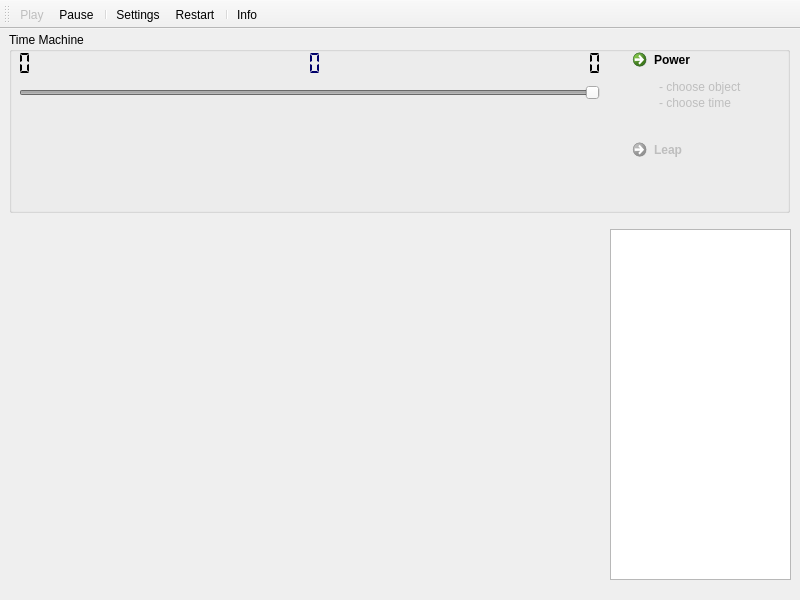
<?xml version="1.0" encoding="UTF-8"?>
<ui version="4.0">
 <class>MainWindow</class>
 <widget class="QMainWindow" name="MainWindow">
  <property name="windowModality">
   <enum>Qt::NonModal</enum>
  </property>
  <property name="geometry">
   <rect>
    <x>0</x>
    <y>0</y>
    <width>800</width>
    <height>600</height>
   </rect>
  </property>
  <property name="sizePolicy">
   <sizepolicy hsizetype="Preferred" vsizetype="Preferred">
    <horstretch>0</horstretch>
    <verstretch>0</verstretch>
   </sizepolicy>
  </property>
  <property name="minimumSize">
   <size>
    <width>800</width>
    <height>600</height>
   </size>
  </property>
  <property name="maximumSize">
   <size>
    <width>800</width>
    <height>600</height>
   </size>
  </property>
  <property name="windowTitle">
   <string>LifeTime 1.0</string>
  </property>
  <property name="dockOptions">
   <set>QMainWindow::AllowTabbedDocks|QMainWindow::AnimatedDocks</set>
  </property>
  <property name="unifiedTitleAndToolBarOnMac">
   <bool>false</bool>
  </property>
  <widget class="QWidget" name="centralWidget">
   <widget class="QGroupBox" name="groupBox_2">
    <property name="geometry">
     <rect>
      <x>9</x>
      <y>3</y>
      <width>781</width>
      <height>181</height>
     </rect>
    </property>
    <property name="minimumSize">
     <size>
      <width>200</width>
      <height>50</height>
     </size>
    </property>
    <property name="maximumSize">
     <size>
      <width>16777215</width>
      <height>16777215</height>
     </size>
    </property>
    <property name="title">
     <string>Time Machine</string>
    </property>
    <widget class="QSlider" name="sliderTime">
     <property name="enabled">
      <bool>false</bool>
     </property>
     <property name="geometry">
      <rect>
       <x>10</x>
       <y>51</y>
       <width>581</width>
       <height>20</height>
      </rect>
     </property>
     <property name="sizePolicy">
      <sizepolicy hsizetype="Expanding" vsizetype="Fixed">
       <horstretch>0</horstretch>
       <verstretch>0</verstretch>
      </sizepolicy>
     </property>
     <property name="minimum">
      <number>1</number>
     </property>
     <property name="value">
      <number>99</number>
     </property>
     <property name="orientation">
      <enum>Qt::Horizontal</enum>
     </property>
    </widget>
    <widget class="QWidget" name="verticalLayoutWidget">
     <property name="geometry">
      <rect>
       <x>10</x>
       <y>80</y>
       <width>581</width>
       <height>91</height>
      </rect>
     </property>
     <layout class="QVBoxLayout" name="verticalLayout_1"/>
    </widget>
    <widget class="QCommandLinkButton" name="btnLeap">
     <property name="enabled">
      <bool>false</bool>
     </property>
     <property name="geometry">
      <rect>
       <x>616</x>
       <y>100</y>
       <width>161</width>
       <height>40</height>
      </rect>
     </property>
     <property name="text">
      <string>Leap</string>
     </property>
     <property name="icon">
      <iconset>
       <normaloff>res/jump.ico</normaloff>res/jump.ico</iconset>
     </property>
    </widget>
    <widget class="QCommandLinkButton" name="btnOn">
     <property name="enabled">
      <bool>true</bool>
     </property>
     <property name="geometry">
      <rect>
       <x>616</x>
       <y>10</y>
       <width>161</width>
       <height>40</height>
      </rect>
     </property>
     <property name="text">
      <string>Power</string>
     </property>
     <property name="icon">
      <iconset>
       <normaloff>res/on.ico</normaloff>res/on.ico</iconset>
     </property>
     <property name="iconSize">
      <size>
       <width>20</width>
       <height>20</height>
      </size>
     </property>
    </widget>
    <widget class="QLCDNumber" name="lcd2">
     <property name="geometry">
      <rect>
       <x>530</x>
       <y>16</y>
       <width>64</width>
       <height>31</height>
      </rect>
     </property>
     <property name="frameShape">
      <enum>QFrame::NoFrame</enum>
     </property>
     <property name="segmentStyle">
      <enum>QLCDNumber::Flat</enum>
     </property>
    </widget>
    <widget class="QLCDNumber" name="lcd0">
     <property name="geometry">
      <rect>
       <x>-40</x>
       <y>16</y>
       <width>64</width>
       <height>31</height>
      </rect>
     </property>
     <property name="layoutDirection">
      <enum>Qt::RightToLeft</enum>
     </property>
     <property name="frameShape">
      <enum>QFrame::NoFrame</enum>
     </property>
     <property name="segmentStyle">
      <enum>QLCDNumber::Flat</enum>
     </property>
    </widget>
    <widget class="QLCDNumber" name="lcd1">
     <property name="geometry">
      <rect>
       <x>250</x>
       <y>16</y>
       <width>64</width>
       <height>31</height>
      </rect>
     </property>
     <property name="palette">
      <palette>
       <active>
        <colorrole role="WindowText">
         <brush brushstyle="SolidPattern">
          <color alpha="255">
           <red>0</red>
           <green>0</green>
           <blue>106</blue>
          </color>
         </brush>
        </colorrole>
       </active>
       <inactive>
        <colorrole role="WindowText">
         <brush brushstyle="SolidPattern">
          <color alpha="255">
           <red>0</red>
           <green>0</green>
           <blue>106</blue>
          </color>
         </brush>
        </colorrole>
       </inactive>
       <disabled>
        <colorrole role="WindowText">
         <brush brushstyle="SolidPattern">
          <color alpha="255">
           <red>120</red>
           <green>120</green>
           <blue>120</blue>
          </color>
         </brush>
        </colorrole>
       </disabled>
      </palette>
     </property>
     <property name="font">
      <font>
       <weight>50</weight>
       <bold>false</bold>
      </font>
     </property>
     <property name="frameShape">
      <enum>QFrame::NoFrame</enum>
     </property>
     <property name="segmentStyle">
      <enum>QLCDNumber::Flat</enum>
     </property>
    </widget>
    <widget class="QLabel" name="labelChooseObject">
     <property name="enabled">
      <bool>false</bool>
     </property>
     <property name="geometry">
      <rect>
       <x>650</x>
       <y>47</y>
       <width>91</width>
       <height>16</height>
      </rect>
     </property>
     <property name="font">
      <font>
       <weight>50</weight>
       <bold>false</bold>
      </font>
     </property>
     <property name="text">
      <string>- choose object</string>
     </property>
    </widget>
    <widget class="QLabel" name="labelChooseDate">
     <property name="enabled">
      <bool>false</bool>
     </property>
     <property name="geometry">
      <rect>
       <x>650</x>
       <y>63</y>
       <width>91</width>
       <height>16</height>
      </rect>
     </property>
     <property name="text">
      <string>- choose time</string>
     </property>
    </widget>
   </widget>
   <widget class="QWidget" name="verticalLayoutWidget_2">
    <property name="geometry">
     <rect>
      <x>20</x>
      <y>200</y>
      <width>581</width>
      <height>351</height>
     </rect>
    </property>
    <layout class="QVBoxLayout" name="verticalLayout_2"/>
   </widget>
   <widget class="QTreeWidget" name="treeWidget">
    <property name="geometry">
     <rect>
      <x>610</x>
      <y>200</y>
      <width>181</width>
      <height>351</height>
     </rect>
    </property>
    <attribute name="headerVisible">
     <bool>false</bool>
    </attribute>
    <column>
     <property name="text">
      <string notr="true">1</string>
     </property>
    </column>
   </widget>
  </widget>
  <widget class="QToolBar" name="toolBar">
   <property name="windowTitle">
    <string>toolBar</string>
   </property>
   <attribute name="toolBarArea">
    <enum>TopToolBarArea</enum>
   </attribute>
   <attribute name="toolBarBreak">
    <bool>false</bool>
   </attribute>
   <addaction name="actionPlay"/>
   <addaction name="actionPause"/>
   <addaction name="separator"/>
   <addaction name="actionSettings"/>
   <addaction name="actionRestart"/>
   <addaction name="separator"/>
   <addaction name="actionInfo"/>
  </widget>
  <action name="actionSettings">
   <property name="icon">
    <iconset>
     <normaloff>res/settings.ico</normaloff>res/settings.ico</iconset>
   </property>
   <property name="text">
    <string>Settings</string>
   </property>
   <property name="toolTip">
    <string>Settings</string>
   </property>
  </action>
  <action name="actionRestart">
   <property name="icon">
    <iconset>
     <normaloff>res/restart.ico</normaloff>res/restart.ico</iconset>
   </property>
   <property name="text">
    <string>Restart</string>
   </property>
   <property name="toolTip">
    <string>Restart</string>
   </property>
  </action>
  <action name="actionPlay">
   <property name="enabled">
    <bool>false</bool>
   </property>
   <property name="icon">
    <iconset>
     <normaloff>res/play.ico</normaloff>res/play.ico</iconset>
   </property>
   <property name="text">
    <string>Play</string>
   </property>
   <property name="toolTip">
    <string>Play</string>
   </property>
  </action>
  <action name="actionPause">
   <property name="icon">
    <iconset>
     <normaloff>res/pause.ico</normaloff>res/pause.ico</iconset>
   </property>
   <property name="text">
    <string>Pause</string>
   </property>
   <property name="toolTip">
    <string>Pause</string>
   </property>
  </action>
  <action name="actionInfo">
   <property name="icon">
    <iconset>
     <normaloff>res/help.ico</normaloff>res/help.ico</iconset>
   </property>
   <property name="text">
    <string>Info</string>
   </property>
  </action>
 </widget>
 <layoutdefault spacing="6" margin="11"/>
 <resources/>
 <connections/>
</ui>
